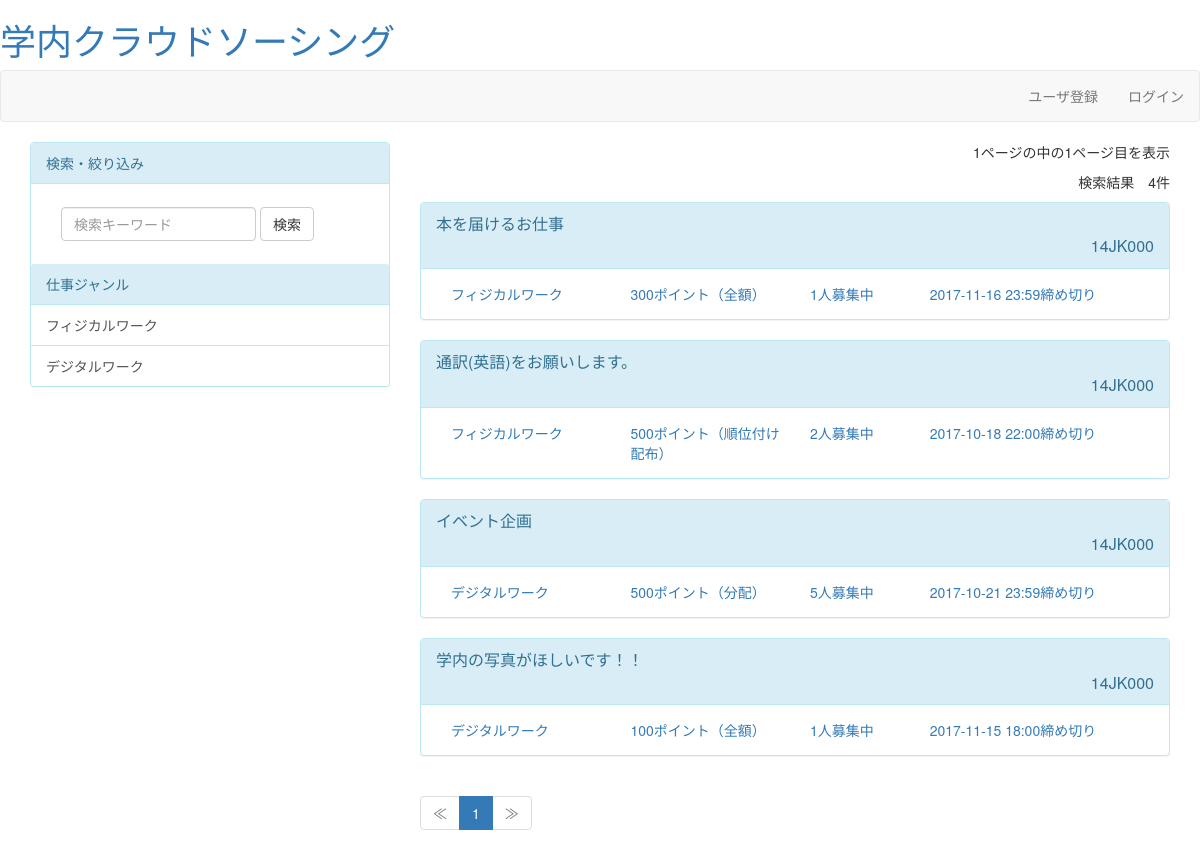
The page / on the database its author committed.
### tables this page shows
CREATE TABLE `tb_request` (
  `requestid` int(11) NOT NULL,
  `rname` varchar(128) NOT NULL,
  `sdate` datetime NOT NULL,
  `edate` datetime NOT NULL,
  `contents` varchar(1000) NOT NULL,
  `point` int(11) NOT NULL,
  `state` int(11) NOT NULL,
  `perficient` int(11) DEFAULT NULL,
  `amethod` int(11) NOT NULL,
  `requserid` varchar(16) NOT NULL,
  `rpoint` int(11) NOT NULL,
  `outsider` varchar(32) DEFAULT NULL,
  `category` int(11) NOT NULL
);

### index.php (the view, shortened to what this page needs)
<?php
include('page_header.php');
require_once('db_inc.php');
$c = array(0=>'', 1=>'フィジカルワーク', 2=>'デジタルワーク');
$page_num = isset($_GET['page']) ? $_GET['page'] : 0;
$page_num = max($page_num, 0);
?>
<div class="container">
	<div class="row">
		<div class="col-xs-4">
			<div class="panel panel-info">
				<div class="panel-heading">検索・絞り込み</div>
				<div class="panel-body">
					<form action="" class="navbar-form" role="search" method="GET">
						<div class="form-group">
							<input type="text" class="form-control" name="sw" placeholder="検索キーワード">
							<button type="submit" class="btn btn-default">検索</button>
						</div>
					</form>
				</div>
				<div class="panel-heading">仕事ジャンル</div>
				<div class="list-group">
					<a class="list-group-item" href="index.php?category=1"><?php echo $c[1];?></a> <a
					class="list-group-item" href="index.php?category=2"><?php echo $c[2];?></a>
				</div>
			</div>
		</div>
		<?php
		$sw = $disp = '';
		$category = isset($_GET['category'])? " AND req.category = '".isset($_GET['category']) ."'" : "";
		$where = " WHERE state=2 " . $sw . $category;
		$sql = "SELECT * FROM tb_request req LEFT OUTER JOIN tb_user user ON user.userid = req.requserid ".$where." ORDER BY req.requestid DESC";
		$rs = mysql_query($sql, $conn);
		$num = mysql_num_rows($rs);
		if($num > 10){
			$n=ceil($num/10);
		}else{
			$n=1;
		}
		$method=array(1=>'分配', 2=>'全額', 3=>'順位付け配布');
		?>
		<?php
		echo '<div class="col-xs-8">';
		echo '<p style="text-align:right">'.$n."ページの中の".($page_num+1)."ページ目を表示</p>" ;
		echo '<p class="right">検索結果　'.$num.'件</p>';
		$sql = "SELECT * FROM tb_request req LEFT OUTER JOIN tb_user user ON user.userid = req.requserid ".$where." ORDER BY req.requestid DESC";
		$sql .= " LIMIT " . $page_num*10 . ", 10" ;
		$rs = mysql_query($sql, $conn);
		$row = mysql_fetch_array($rs) ;
		if($row){
	while($row){
		$category=$row['category'];
		?>
		<a href=detail.php?requestid=<?php echo $row['requestid'];?>&userid=<?php echo $row['requserid'];?>>
			<div class="panel panel-info">
				<div class="panel-heading">
					<div class="panel-title"><div><?php echo $row['rname'];?></div>
					<div style="text-align:right"><?php echo $row['requserid'];?></div></div>
				</div>
				<div class="panel-body">
					<?php $edate=substr($row['edate'],0,16);?>
					<div class="col-xs-3"><?php echo $c[$category];?></div>
					<div class="col-xs-3"><?php echo $row['point'];?>ポイント（<?php echo $method[$row['amethod']];?>）</div>
					<div class="col-xs-2"><?php echo $row['perficient'];?>人募集中</div>
					<div class="col-xs-4"><?php echo $edate?>締め切り</div>
				</div></div></a>
				<?php
				$row = mysql_fetch_array($rs) ;
			}
			?>
			<nav>
				<ul class="pagination">
					<?php
					if($page_num==0){
						$front='class="disabled"';
						$furl=$page_num;
					}else{
						$front='';
						$furl=$page_num-1;
					}
					if(($page_num+2)>$n){
						$behind='class="disabled"';
						$burl=$page_num;
					}else{
						$behind='';
						$burl=$page_num+1;
					}
					echo '<li '.$front.'><a href="index.php?page='.$furl.'" aria-label="前のページへ"><span aria-hidden="true">≪</span></a></li>';
					echo '<li class="active"><a href="index.php?page='.$page_num.'">'.($page_num+1).'</a></li>';
					echo '<li '.$behind.'>';
					echo '<a href="index.php?page='.$burl.'" aria-label="次のページへ">
					<span aria-hidden="true">≫</span>';
					?>
				</a>
			</li>
		</ul>
	</nav>
	<?php } ?>
</div>
</div>
</div>
<?php
include('page_footer.php');
?>

### css/style.css (style rules this page uses)
.right { text-align: right; }

### rows shown on the page
tb_request: rname "本を届けるお仕事", requserid "14JK000", category "フィジカルワーク", point "300", amethod "全額", perficient "1", edate "2017-11-16 23:59"
tb_request: rname "通訳(英語)をお願いします。", requserid "14JK000", category "フィジカルワーク", point "500", amethod "順位付け配布", perficient "2", edate "2017-10-18 22:00"
tb_request: rname "イベント企画", requserid "14JK000", category "デジタルワーク", point "500", amethod "分配", perficient "5", edate "2017-10-21 23:59"
tb_request: rname "学内の写真がほしいです！！", requserid "14JK000", category "デジタルワーク", point "100", amethod "全額", perficient "1", edate "2017-11-15 18:00"

### other values the page prints
$label "ユーザ登録"
$label "ログイン"
$c[1] "フィジカルワーク"
$c[2] "デジタルワーク"
$n "1"
$page_num+1 "1"
$num "4"
